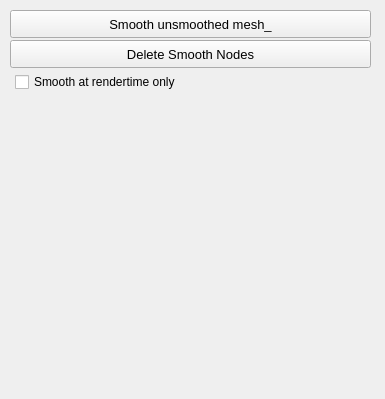
<?xml version="1.0" encoding="UTF-8"?>
<ui version="4.0">
 <class>MainWindow</class>
 <widget class="QMainWindow" name="MainWindow">
  <property name="geometry">
   <rect>
    <x>0</x>
    <y>0</y>
    <width>385</width>
    <height>399</height>
   </rect>
  </property>
  <property name="minimumSize">
   <size>
    <width>385</width>
    <height>0</height>
   </size>
  </property>
  <property name="maximumSize">
   <size>
    <width>450</width>
    <height>16777215</height>
   </size>
  </property>
  <property name="acceptDrops">
   <bool>false</bool>
  </property>
  <property name="windowTitle">
   <string>DS Smooth Controller</string>
  </property>
  <property name="autoFillBackground">
   <bool>false</bool>
  </property>
  <property name="toolButtonStyle">
   <enum>Qt::ToolButtonIconOnly</enum>
  </property>
  <property name="documentMode">
   <bool>false</bool>
  </property>
  <property name="tabShape">
   <enum>QTabWidget::Rounded</enum>
  </property>
  <widget class="QWidget" name="centralwidget">
   <widget class="QPushButton" name="smooth_pushButton">
    <property name="geometry">
     <rect>
      <x>10</x>
      <y>10</y>
      <width>361</width>
      <height>28</height>
     </rect>
    </property>
    <property name="font">
     <font>
      <pointsize>10</pointsize>
      <weight>50</weight>
      <bold>false</bold>
     </font>
    </property>
    <property name="text">
     <string>Smooth unsmoothed mesh_</string>
    </property>
   </widget>
   <widget class="QCheckBox" name="rendertime_checkBox">
    <property name="geometry">
     <rect>
      <x>15</x>
      <y>72</y>
      <width>191</width>
      <height>20</height>
     </rect>
    </property>
    <property name="text">
     <string>Smooth at rendertime only</string>
    </property>
   </widget>
   <widget class="QPushButton" name="delete_pushButton">
    <property name="geometry">
     <rect>
      <x>10</x>
      <y>40</y>
      <width>361</width>
      <height>28</height>
     </rect>
    </property>
    <property name="font">
     <font>
      <pointsize>10</pointsize>
      <weight>50</weight>
      <bold>false</bold>
     </font>
    </property>
    <property name="text">
     <string>Delete Smooth Nodes</string>
    </property>
   </widget>
  </widget>
  <widget class="QMenuBar" name="menubar">
   <property name="geometry">
    <rect>
     <x>0</x>
     <y>0</y>
     <width>385</width>
     <height>26</height>
    </rect>
   </property>
  </widget>
  <widget class="QStatusBar" name="statusbar">
   <property name="sizePolicy">
    <sizepolicy hsizetype="Fixed" vsizetype="Fixed">
     <horstretch>0</horstretch>
     <verstretch>0</verstretch>
    </sizepolicy>
   </property>
   <property name="minimumSize">
    <size>
     <width>450</width>
     <height>50</height>
    </size>
   </property>
  </widget>
 </widget>
 <resources/>
 <connections/>
</ui>
